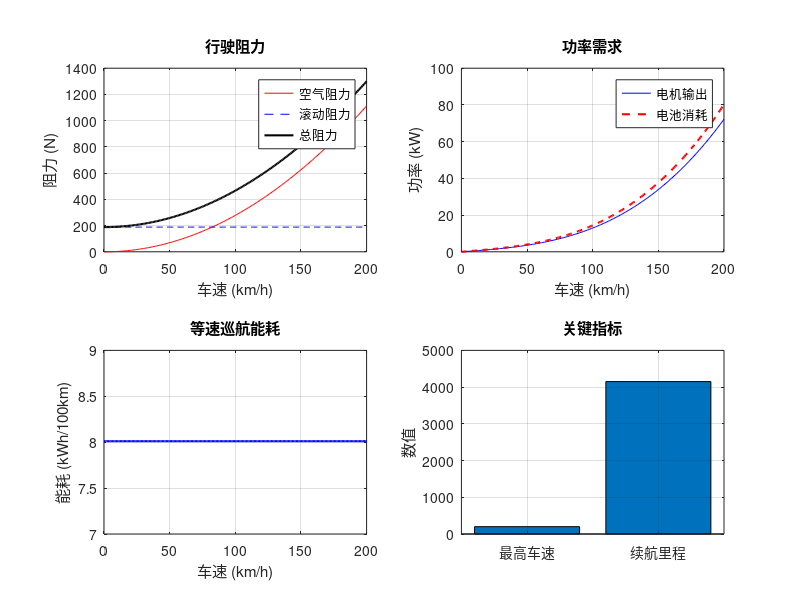

The MATLAB source for this figure:
%% 电动汽车纵向动力学仿真
% 功能：仿真电动汽车在不同车速下的阻力平衡、能耗和续航
% 兼容版本：MATLAB R2016b

clc; close all;

%% 参数集中声明
params.m = 1600;              % 整车质量 [kg]
params.Cd = 0.28;             % 风阻系数
params.Af = 2.1;              % 迎风面积 [m^2]
params.rho = 1.225;           % 空气密度 [kg/m^3]
params.f = 0.012;             % 滚动阻力系数
params.g = 9.81;              % 重力加速度 [m/s^2]
params.rw = 0.33;             % 车轮半径 [m]
params.T_max = 250;           % 电机最大转矩 [Nm]
params.n_base = 3800;         % 电机基速 [rpm]
params.eta_motor = 0.90;      % 电机效率
params.eta_regen = 0.60;      % 回馈制动效率
params.V_bat = 350;           % 电池电压 [V]
params.Q_bat = 100;           % 电池容量 [Ah]
params.SOC_init = 0.95;       % 初始SOC

%% 工况定义
v_target_kmh = 0:1:200;                        % 目标车速 [km/h]
v_target = v_target_kmh / 3.6;                  % 目标车速 [m/s]
nn = length(v_target);

%% 预分配
F_aero = zeros(1, nn);
F_roll = zeros(1, nn);
F_total = zeros(1, nn);
P_motor = zeros(1, nn);
P_bat = zeros(1, nn);

%% 计算各车速下的阻力和功率
for i = 1:nn
    v = v_target(i);
    F_aero(i) = 0.5 * params.rho * params.Cd * params.Af * v^2;   % 空气阻力 [N]
    F_roll(i) = params.f * params.m * params.g;                     % 滚动阻力 [N]
    F_total(i) = F_aero(i) + F_roll(i);                            % 总阻力 [N]
    P_motor(i) = F_total(i) * v;                                    % 电机功率 [W]
    P_bat(i) = P_motor(i) / params.eta_motor;                       % 电池功率 [W]
end

%% 计算最高车速（阻力功率 = 电机最大功率）
P_max = params.T_max * params.n_base * pi / 30;   % 电机最大功率 [W]
[~, idx_max] = min(abs(P_bat - P_max));
v_max_kmh = v_target_kmh(idx_max);

%% 计算等速巡航能耗和续航
v_cruise_kmh = 60;                                 % 巡航车速 [km/h]
v_cruise = v_cruise_kmh / 3.6;                     % [m/s]
F_cruise = 0.5 * params.rho * params.Cd * params.Af * v_cruise^2 ...
         + params.f * params.m * params.g;         % 巡航总阻力 [N]
P_cruise = F_cruise * v_cruise;                     % 巡航功率 [W]
E_100km = P_cruise * (100000 / v_cruise) / 3600;   % 百公里能耗 [Wh]
range_km = params.V_bat * params.Q_bat * params.SOC_init * 1000 ...
         / E_100km;                                 % 续航里程 [km]

%% 绘图
figure('Position', [100 100 900 650]);

subplot(2,2,1);
plot(v_target_kmh, F_aero, 'r-', v_target_kmh, F_roll, 'b--', ...
     v_target_kmh, F_total, 'k-', 'LineWidth', 1.5);
xlabel('车速 (km/h)'); ylabel('阻力 (N)');
legend('空气阻力', '滚动阻力', '总阻力');
grid on; title('行驶阻力');

subplot(2,2,2);
plot(v_target_kmh, P_motor/1000, 'b-', v_target_kmh, P_bat/1000, 'r--', 'LineWidth', 1.5);
xlabel('车速 (km/h)'); ylabel('功率 (kW)');
legend('电机输出', '电池消耗');
grid on; title('功率需求');

subplot(2,2,3);
plot(v_target_kmh, E_100km*ones(1,nn)/1000, 'b-', 'LineWidth', 1.5);
xlabel('车速 (km/h)'); ylabel('能耗 (kWh/100km)');
grid on; title('等速巡航能耗');

subplot(2,2,4);
bar([v_max_kmh, range_km]);
set(gca, 'XTickLabel', {'最高车速', '续航里程'});
ylabel('数值'); grid on; title('关键指标');

%% 输出结果
fprintf('===== 电动汽车纵向动力学仿真 =====\n');
fprintf('最高车速: %.0f km/h\n', v_max_kmh);
fprintf('60km/h 等速续航里程: %.0f km\n', range_km);
fprintf('60km/h 百公里能耗: %.2f kWh\n', E_100km/1000);
